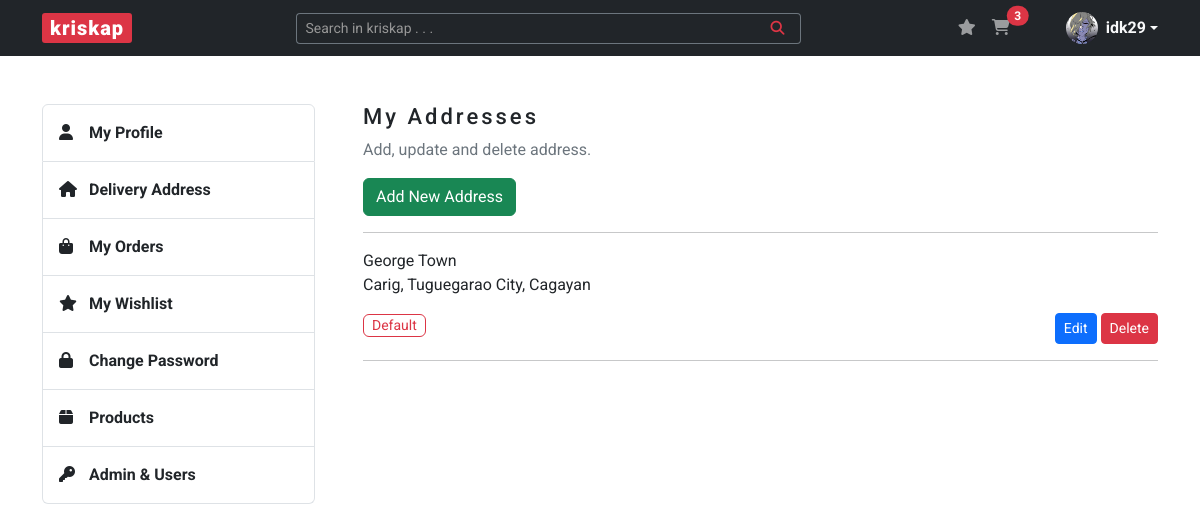
Page /address (signed in) on the committed database.
### kriskap/models.py (models this page shows)
class User(db.Model, UserMixin):
    __tablename__ = "users"
    id = db.Column(db.Integer, primary_key=True)
    user_type = db.Column(db.String(20), nullable=False)
    username = db.Column(db.String(20), unique=True, nullable=False)
    name = db.Column(db.String(100), nullable=False)
    email = db.Column(db.String(100), unique=True, nullable=False)
    image_file = db.Column(db.String(250), nullable=False, default="default.png")
    password = db.Column(db.String(100), nullable=False)
    carts = relationship("Cart", back_populates="buyer")
    wishlists = relationship("Wishlist", back_populates="wisher")
    addresses = relationship("Address", back_populates="buyer")
    orders = relationship("Order", back_populates="buyer")

class Address(db.Model):
    __tablename__ = "addresses"
    id = db.Column(db.Integer, primary_key=True)
    buyer_id = db.Column(db.Integer, db.ForeignKey("users.id"))
    buyer = relationship("User", back_populates="addresses")
    default = db.Column(db.String(50), nullable=False, default="not_default")
    house = db.Column(db.String(250), nullable=False)
    province = db.Column(db.String(250), nullable=False)
    city = db.Column(db.String(250), nullable=False)
    barangay = db.Column(db.String(250), nullable=False)

### kriskap/addresses/routes.py (the view)
@addresses.route("/address")
@login_required
def address():
    addresses = (
        Address.query.filter_by(buyer_id=current_user.id)
        .order_by(Address.default)
        .all()
    )
    return render_template("address.html", title="Address", addresses=addresses)

### kriskap/models.py (called while the page is built)
@login_manager.user_loader
def load_user(user_id):
    return User.query.get(int(user_id))

### kriskap/templates/address.html
{% extends "base.html" %}
{% block content %}
    <section id="section-address" class="content-section mb-5">
        <div class="row justify-content-between">
            {% include "aside.html" %}
            <div class="col-lg-9 ps-lg-5">
                <h3>My Addresses</h3>
                <p class="text-secondary">Add, update and delete address.</p>
                <a href="{{ url_for('addresses.add_address') }}" class="btn btn-success">Add New Address</a>
                <hr>
                {% for address in addresses %}
                        <div class="address mb-3">
                            <p class="mb-0">{{ address.house }}</p>
                            <p>{{ address.barangay +", " + address.city + ", " + address.province }}</p>
                            <div class="d-flex">
                                <div class="flex-grow-1">
                                    {% if address.default == "not_default" %}
                                    <a href="{{ url_for('addresses.default_address', address_id=address.id) }}" class="btn btn-sm btn-outline-secondary">Set as default</a>
                                    {% else %}
                                    <small class="border border-danger d-inline-block text-danger px-2 rounded">Default</small>
                                    {% endif %}
                                </div>
                                <div class="">
                                    <a href="{{ url_for('addresses.edit_address', address_id=address.id) }}" class="btn btn-sm btn-primary">Edit</a>
                                    <a href="{{ url_for('addresses.delete_address', address_id=address.id) }}" class="btn btn-sm btn-danger">Delete</a>
                                </div>
                            </div>
                        </div>
                        <hr>
                {% endfor %}
            </div>
        </div>
    </section>
{% endblock %}

### kriskap/templates/base.html (shortened to what this page needs)
<!DOCTYPE html>
<html lang="en">
<head>
    <link rel="stylesheet" href="https://cdn.jsdelivr.net/npm/bootstrap@5.3.0-alpha1/dist/css/bootstrap.min.css">
    <link rel="stylesheet" href="{{ url_for('static', filename='css/styles.css') }}">
</head>
<body>
    <header>
        <nav class="navbar navbar-expand-lg navbar-dark bg-dark">
            <div class="container">
                <a class="navbar-brand px-2 py-0" href="{{ url_for('main.home') }}">kriskap</a>
                <div class="collapse navbar-collapse" id="navbarSupportedContent">
                    <form method="POST" action="{{ url_for('products.search_product') }}" class="d-flex ms-auto form-search w-50" role="search">
                        <div class="input-group input-group-sm">
                            <input name="search-product" type="text" class="form-control text-bg-dark border-secondary border-end-0" placeholder="Search in kriskap . . ." aria-label="Search in kriskap . . ." aria-describedby="button-addon">
                            <button class="btn btn-outline-danger border-start-0 border-secondary" type="submit" id="button-addon"><i class="fa-solid fa-magnifying-glass px-2"></i></button>
                        </div>
                    </form>
                    <ul class="navbar-nav ms-auto mb-2 mb-lg-0 notification-cart">
                        <li class="nav-item">
                            <a href="{{ url_for('wishlists.wishlist') }}" class="nav-link d-inline-block">
                                <i class="fa-solid fa-star"></i>
                            </a>
                        </li>
                        <li class="nav-item me-5">
                            <a href="{{ url_for('carts.cart') }}" class="nav-link position-relative d-inline-block">
                                <i class="fa-solid fa-cart-shopping"></i>
                                {% if current_user.is_authenticated %}
                                    <span id="cartTotal" class="position-absolute start-100 translate-middle badge rounded-pill bg-danger">
                                        {% set items = [] %}
                                        {{ items | sum }}
                                    </span>
                                {% endif %}
                            </a>
                        </li>
                        {% if current_user.is_authenticated %}
                        <li class="dropdown d-flex align-items-center">
                            <a href="#" class="d-flex align-items-center text-light text-decoration-none dropdown-toggle" data-bs-toggle="dropdown" aria-expanded="false">
                                <img src="{{ url_for('static', filename='img/profile_pics/' + current_user.image_file) }}" alt="" width="32" height="32" class="rounded-circle me-2">
                                <strong>{{ current_user.username }}</strong>
                            </a>
                        </li>
                        {% endif %}
                    </ul>
                </div>
            </div>
        </nav>
    </header>
    <main class="container mt-5">
        {% block content %} {% endblock %}
    </main>
</body>
</html>

### kriskap/static/css/styles.css (style rules this page uses)
body { font-family: 'Roboto', sans-serif; color: #212529; }
h3, legend { font-size: 1.375rem; font-weight: 500; line-height: 1.65rem; letter-spacing: 3px; }
a { color: #212529; text-decoration: none; }
.navbar-brand { background-color: #DC3545; border-radius: 3px; font-weight: 900; letter-spacing: 1px; }
.form-control::placeholder { color: #979797; opacity: 1; }

### rows in the picture
User: image_file (picture), username "idk29"
Address: house "George Town", barangay+city+province "Carig, Tuguegarao City, Cagayan", default "Default"

### other values in the picture
{{ items | sum }} "3"
